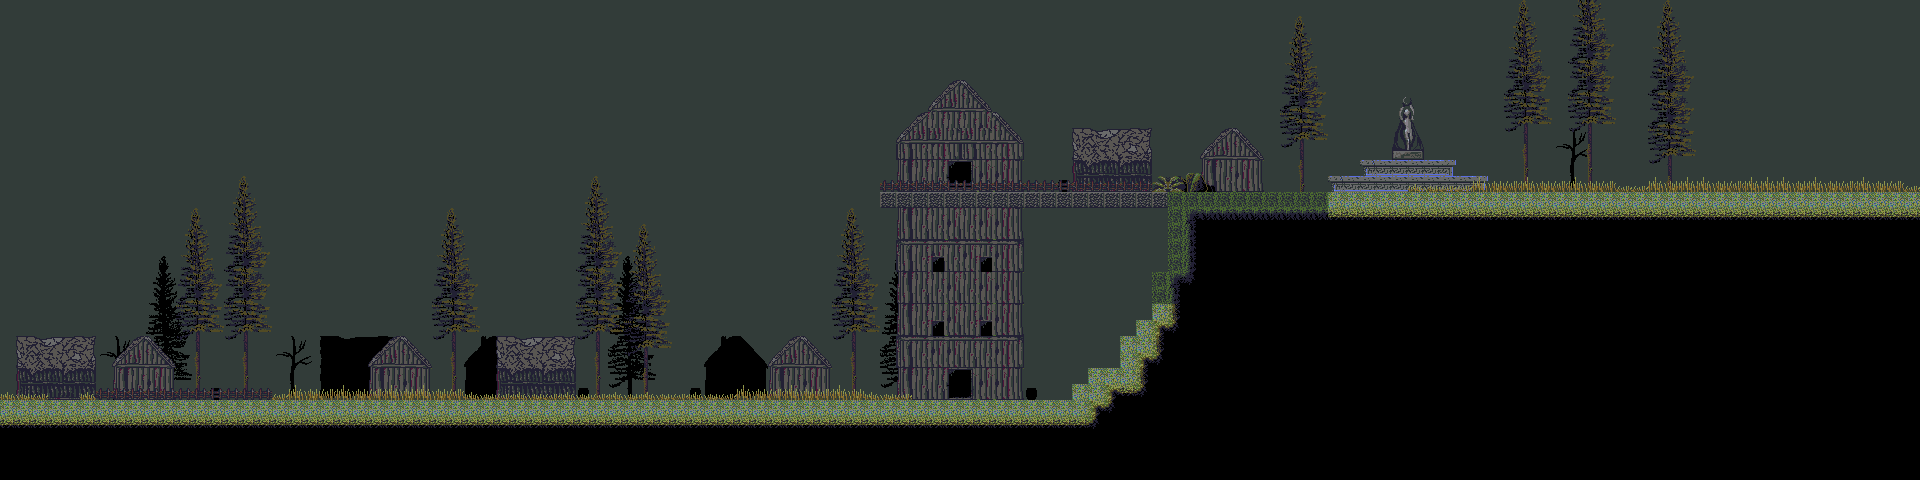

A level layout from a 2D game, rendered from its tile map. Below: a short description, then the map file with tile-grid data replaced by summaries:
An orthogonal 120x30 tile map with 16x16 px tiles, 4 tile layers (SilhouetteLayer, BackgroundLayer, GameLayer, ForegroundLayer), 2 tilesets and 20 objects (15x enemySpawn, 2x spawn, 2x door, shrine).

<map version="1.0" orientation="orthogonal" renderorder="left-up" width="120" height="30" tilewidth="16" tileheight="16" backgroundcolor="#323c39" nextobjectid="57">
 <properties>
  <property name="background" value="Elminas_background.png" />
  <property name="backgroundHeight" value="0" />
  <property name="drainRate" value="6" />
  <property name="exitLeft" value="elminas_03.tmx" />
  <property name="exitRight" value="flowerspring_graveyard_01.tmx" />
  <property name="spawnLeft" value="playerSpawnRight" />
  <property name="spawnRight" value="playerSpawnLeft" />
 </properties>
 <tileset firstgid="1" name="Elminas_tileset" tilewidth="16" tileheight="16">
  <image source="../graphics/levels/Elminas_tileset.png" trans="ff00ff" width="512" height="512" />
  <terraintypes>
   <terrain name="grass" tile="-1" />
   <terrain name="theothergrass" tile="-1" />
   <terrain name="foliage" tile="-1" />
   <terrain name="folisilo" tile="-1" />
  </terraintypes>
  <tile id="1" terrain=",,,0" />
  <tile id="2" terrain=",,0," />
  <tile id="4" terrain=",,,1" />
  <tile id="5" terrain=",,1," />
  <tile id="18" terrain=",,,2" />
  <tile id="20" terrain=",,2," />
  <tile id="26" terrain=",,,3" />
  <tile id="28" terrain=",,3," />
  <tile id="32" terrain=",,0,0" />
  <tile id="33" terrain=",0,0,0" />
  <tile id="34" terrain="0,,0,0" />
  <tile id="35" terrain=",,1,1" />
  <tile id="36" terrain=",1,1,1" />
  <tile id="37" terrain="1,,1,1" />
  <tile id="49" terrain=",,2,2" />
  <tile id="50" terrain=",2,2,2" />
  <tile id="51" terrain="2,2,2,2" />
  <tile id="52" terrain="2,,2,2" />
  <tile id="57" terrain=",,3,3" />
  <tile id="58" terrain=",3,3,3" />
  <tile id="59" terrain="3,3,3,3" />
  <tile id="60" terrain="3,,3,3" />
  <tile id="64" terrain="0,0,," />
  <tile id="65" terrain="0,0,,0" />
  <tile id="66" terrain="0,0,0," />
  <tile id="67" terrain="1,1,," />
  <tile id="68" terrain="1,1,,1" />
  <tile id="69" terrain="1,1,1," />
  <tile id="82" terrain="2,2,,2" />
  <tile id="84" terrain="2,2,2," />
  <tile id="90" terrain="3,3,,3" />
  <tile id="92" terrain="3,3,3," />
  <tile id="97" terrain=",0,,0" />
  <tile id="98" terrain="0,,0," />
  <tile id="100" terrain=",1,,1" />
  <tile id="101" terrain="1,,1," />
  <tile id="114" terrain=",2,,2" />
  <tile id="116" terrain="2,,2," />
  <tile id="122" terrain=",3,,3" />
  <tile id="124" terrain="3,,3," />
  <tile id="129" terrain=",0,," />
  <tile id="130" terrain="0,,," />
  <tile id="132" terrain=",1,," />
  <tile id="133" terrain="1,,," />
  <tile id="145" terrain="2,2,," />
  <tile id="146" terrain=",2,," />
  <tile id="148" terrain="2,,," />
  <tile id="153" terrain="3,3,," />
  <tile id="154" terrain=",3,," />
  <tile id="156" terrain="3,,," />
  <tile id="160" terrain="0,0,0,0" />
  <tile id="163" terrain="1,1,1,1" />
 </tileset>
 <tileset firstgid="1025" name="Olaf_tileset" tilewidth="16" tileheight="16">
  <image source="../graphics/levels/Olaf_tileset.png" trans="ff00ff" width="512" height="512" />
  <terraintypes>
   <terrain name="grass" tile="-1" />
   <terrain name="stone" tile="-1" />
   <terrain name="foliage" tile="-1" />
   <terrain name="foliagesilho" tile="-1" />
  </terraintypes>
  <tile id="1" terrain=",,,0" />
  <tile id="2" terrain=",,0," />
  <tile id="4" terrain=",,,1" />
  <tile id="5" terrain=",,1," />
  <tile id="18" terrain=",,,2" />
  <tile id="20" terrain=",,2," />
  <tile id="26" terrain=",,,3" />
  <tile id="28" terrain=",,3," />
  <tile id="32" terrain=",,0,0" />
  <tile id="33" terrain=",0,0,0" />
  <tile id="34" terrain="0,,0,0" />
  <tile id="35" terrain=",,1,1" />
  <tile id="36" terrain=",1,1,1" />
  <tile id="37" terrain="1,,1,1" />
  <tile id="49" terrain=",,2,2" />
  <tile id="50" terrain=",2,2,2" />
  <tile id="51" terrain="2,2,2,2" />
  <tile id="52" terrain="2,,2,2" />
  <tile id="57" terrain=",,3,3" />
  <tile id="58" terrain=",3,3,3" />
  <tile id="59" terrain="3,3,3,3" />
  <tile id="60" terrain="3,,3,3" />
  <tile id="64" terrain="0,0,," />
  <tile id="65" terrain="0,0,,0" />
  <tile id="66" terrain="0,0,0," />
  <tile id="67" terrain="1,1,," />
  <tile id="68" terrain="1,1,,1" />
  <tile id="69" terrain="1,1,1," />
  <tile id="82" terrain="2,2,,2" />
  <tile id="84" terrain="2,2,2," />
  <tile id="90" terrain="3,3,,3" />
  <tile id="92" terrain="3,3,3," />
  <tile id="97" terrain=",0,,0" />
  <tile id="98" terrain="0,,0," />
  <tile id="100" terrain=",1,,1" />
  <tile id="101" terrain="1,,1," />
  <tile id="114" terrain=",2,,2" />
  <tile id="116" terrain="2,,2," />
  <tile id="122" terrain=",3,,3" />
  <tile id="124" terrain="3,,3," />
  <tile id="129" terrain=",0,," />
  <tile id="130" terrain="0,,," />
  <tile id="132" terrain=",1,," />
  <tile id="133" terrain="1,,," />
  <tile id="145" terrain="2,2,," />
  <tile id="146" terrain=",2,," />
  <tile id="148" terrain="2,,," />
  <tile id="153" terrain="3,3,," />
  <tile id="154" terrain=",3,," />
  <tile id="156" terrain="3,,," />
  <tile id="160" terrain="0,0,0,0" />
  <tile id="163" terrain="1,1,1,1" />
 </tileset>
 <layer name="SilhouetteLayer" width="120" height="30">
  <data>[3600 cells, 174 non-empty, 76 distinct tile ids]</data>
 </layer>
 <layer name="BackgroundLayer" width="120" height="30">
  <data>[3600 cells, 597 non-empty, 88 distinct tile ids]</data>
 </layer>
 <layer name="GameLayer" width="120" height="30">
  <data>[3600 cells, 1267 non-empty, 16 distinct tile ids]</data>
 </layer>
 <layer name="ForegroundLayer" width="120" height="30">
  <data>[3600 cells, 112 non-empty, 15 distinct tile ids]</data>
 </layer>
 <objectgroup name="Triggers">
  <object id="56" name="shrine_01" type="shrine" x="1389.83" y="94.8333" width="33.6667" height="65.6667" />
 </objectgroup>
 <objectgroup name="Actors">
  <object id="31" name="enemySpawn_06" type="enemySpawn" x="1722.5" y="183.833">
   <properties>
    <property name="amount" value="1" />
    <property name="enemyType" value="eliteskeleton" />
   </properties>
   <ellipse />
  </object>
  <object id="32" name="enemySpawn_07" type="enemySpawn" x="1384.33" y="153.167">
   <properties>
    <property name="amount" value="1" />
    <property name="enemyType" value="construct" />
   </properties>
   <ellipse />
  </object>
  <object id="33" name="enemySpawn_08" type="enemySpawn" x="1160" y="89.6667">
   <properties>
    <property name="amount" value="1" />
    <property name="enemyType" value="giantbat" />
   </properties>
   <ellipse />
  </object>
  <object id="34" name="enemySpawn_09" type="enemySpawn" x="694.667" y="327.334">
   <properties>
    <property name="amount" value="1" />
    <property name="enemyType" value="ghost" />
   </properties>
   <ellipse />
  </object>
  <object id="35" name="enemySpawn_10" type="enemySpawn" x="666.667" y="280.667">
   <properties>
    <property name="amount" value="1" />
    <property name="enemyType" value="ghost" />
   </properties>
   <ellipse />
  </object>
  <object id="36" name="enemySpawn_11" type="enemySpawn" x="937.333" y="348.666">
   <properties>
    <property name="amount" value="1" />
    <property name="enemyType" value="ghost" />
   </properties>
   <ellipse />
  </object>
  <object id="37" name="enemySpawn_12" type="enemySpawn" x="489.666" y="391.667">
   <properties>
    <property name="amount" value="1" />
    <property name="enemyType" value="vampire" />
   </properties>
   <ellipse />
  </object>
  <object id="38" name="enemySpawn_13" type="enemySpawn" x="296.666" y="392">
   <properties>
    <property name="amount" value="1" />
    <property name="enemyType" value="werewolf" />
   </properties>
   <ellipse />
  </object>
  <object id="39" name="enemySpawn_14" type="enemySpawn" x="328.667" y="393.333">
   <properties>
    <property name="amount" value="1" />
    <property name="enemyType" value="skeleton" />
   </properties>
   <ellipse />
  </object>
  </objectgroup>
</map>
<!-- 10 of 20 objects omitted -->
